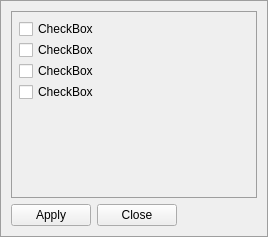
<?xml version="1.0" encoding="UTF-8"?>
<ui version="4.0">
 <class>FilterForm</class>
 <widget class="QWidget" name="FilterForm">
  <property name="geometry">
   <rect>
    <x>0</x>
    <y>0</y>
    <width>268</width>
    <height>237</height>
   </rect>
  </property>
  <property name="maximumSize">
   <size>
    <width>400</width>
    <height>400</height>
   </size>
  </property>
  <property name="windowTitle">
   <string>Form</string>
  </property>
  <property name="layoutDirection">
   <enum>Qt::LayoutDirection::LeftToRight</enum>
  </property>
  <property name="styleSheet">
   <string notr="true">QWidget#FilterForm {
    border: 1px solid rgb(158, 158, 158);
}</string>
  </property>
  <layout class="QFormLayout" name="formLayout">
   <item row="0" column="0" colspan="2">
    <widget class="QScrollArea" name="scrollArea">
     <property name="sizePolicy">
      <sizepolicy hsizetype="Expanding" vsizetype="MinimumExpanding">
       <horstretch>0</horstretch>
       <verstretch>0</verstretch>
      </sizepolicy>
     </property>
     <property name="minimumSize">
      <size>
       <width>0</width>
       <height>50</height>
      </size>
     </property>
     <property name="styleSheet">
      <string notr="true">QScrollArea#scrollArea {
    border: 1px solid rgb(158, 158, 158);
	background-color: rgb(255, 255, 255);
}</string>
     </property>
     <property name="widgetResizable">
      <bool>true</bool>
     </property>
     <widget class="QWidget" name="scrollAreaWidgetContents">
      <property name="geometry">
       <rect>
        <x>0</x>
        <y>0</y>
        <width>248</width>
        <height>187</height>
       </rect>
      </property>
      <property name="sizePolicy">
       <sizepolicy hsizetype="Preferred" vsizetype="MinimumExpanding">
        <horstretch>0</horstretch>
        <verstretch>0</verstretch>
       </sizepolicy>
      </property>
      <layout class="QGridLayout" name="gridLayout_2">
       <property name="leftMargin">
        <number>1</number>
       </property>
       <property name="topMargin">
        <number>1</number>
       </property>
       <property name="rightMargin">
        <number>1</number>
       </property>
       <property name="bottomMargin">
        <number>1</number>
       </property>
       <property name="spacing">
        <number>1</number>
       </property>
       <item row="0" column="0">
        <widget class="QWidget" name="widget" native="true">
         <property name="sizePolicy">
          <sizepolicy hsizetype="Expanding" vsizetype="Minimum">
           <horstretch>0</horstretch>
           <verstretch>0</verstretch>
          </sizepolicy>
         </property>
         <layout class="QGridLayout" name="gridLayout">
          <property name="leftMargin">
           <number>1</number>
          </property>
          <property name="topMargin">
           <number>1</number>
          </property>
          <property name="rightMargin">
           <number>1</number>
          </property>
          <property name="bottomMargin">
           <number>1</number>
          </property>
          <property name="spacing">
           <number>1</number>
          </property>
          <item row="0" column="0">
           <layout class="QVBoxLayout" name="verticalLayout">
            <property name="spacing">
             <number>1</number>
            </property>
            <property name="sizeConstraint">
             <enum>QLayout::SizeConstraint::SetMinimumSize</enum>
            </property>
            <property name="leftMargin">
             <number>5</number>
            </property>
            <property name="topMargin">
             <number>5</number>
            </property>
            <item>
             <widget class="QCheckBox" name="checkBox">
              <property name="text">
               <string>CheckBox</string>
              </property>
             </widget>
            </item>
            <item>
             <widget class="QCheckBox" name="checkBox_2">
              <property name="text">
               <string>CheckBox</string>
              </property>
             </widget>
            </item>
            <item>
             <widget class="QCheckBox" name="checkBox_3">
              <property name="text">
               <string>CheckBox</string>
              </property>
             </widget>
            </item>
            <item>
             <widget class="QCheckBox" name="checkBox_5">
              <property name="text">
               <string>CheckBox</string>
              </property>
             </widget>
            </item>
            <item>
             <spacer name="verticalSpacer">
              <property name="orientation">
               <enum>Qt::Orientation::Vertical</enum>
              </property>
              <property name="sizeHint" stdset="0">
               <size>
                <width>20</width>
                <height>5</height>
               </size>
              </property>
             </spacer>
            </item>
           </layout>
          </item>
         </layout>
        </widget>
       </item>
      </layout>
     </widget>
    </widget>
   </item>
   <item row="1" column="0">
    <widget class="QPushButton" name="button_apply">
     <property name="sizePolicy">
      <sizepolicy hsizetype="Fixed" vsizetype="Fixed">
       <horstretch>0</horstretch>
       <verstretch>0</verstretch>
      </sizepolicy>
     </property>
     <property name="minimumSize">
      <size>
       <width>80</width>
       <height>0</height>
      </size>
     </property>
     <property name="layoutDirection">
      <enum>Qt::LayoutDirection::LeftToRight</enum>
     </property>
     <property name="text">
      <string>Apply</string>
     </property>
    </widget>
   </item>
   <item row="1" column="1">
    <widget class="QPushButton" name="button_close">
     <property name="sizePolicy">
      <sizepolicy hsizetype="Fixed" vsizetype="Fixed">
       <horstretch>0</horstretch>
       <verstretch>0</verstretch>
      </sizepolicy>
     </property>
     <property name="minimumSize">
      <size>
       <width>80</width>
       <height>0</height>
      </size>
     </property>
     <property name="layoutDirection">
      <enum>Qt::LayoutDirection::LeftToRight</enum>
     </property>
     <property name="text">
      <string>Close</string>
     </property>
    </widget>
   </item>
  </layout>
 </widget>
 <resources/>
 <connections/>
</ui>
